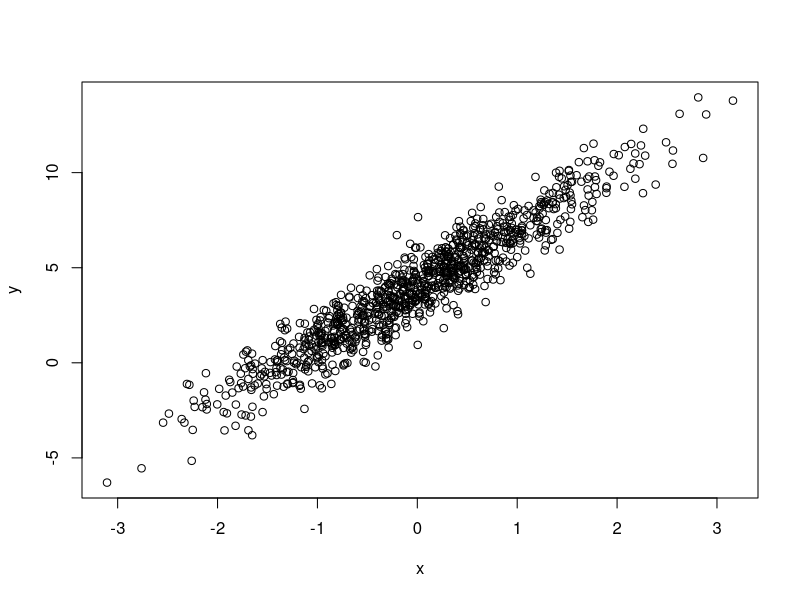
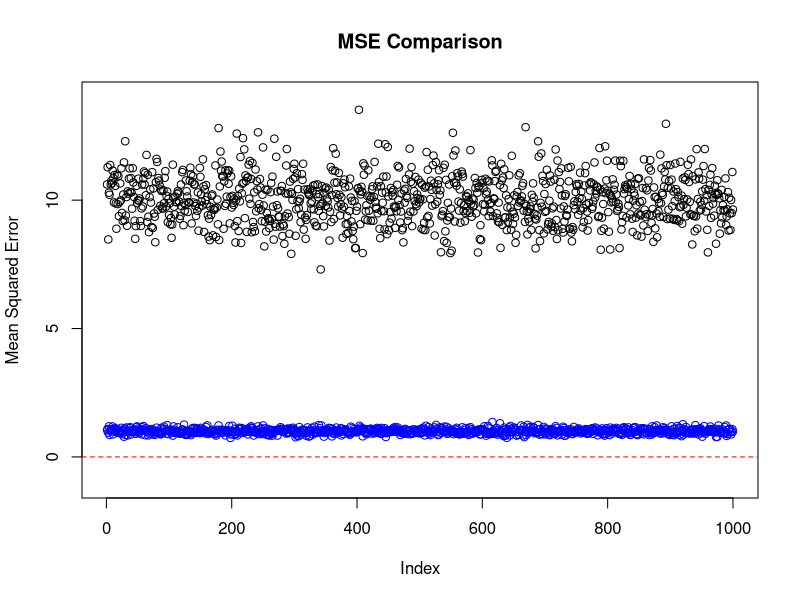
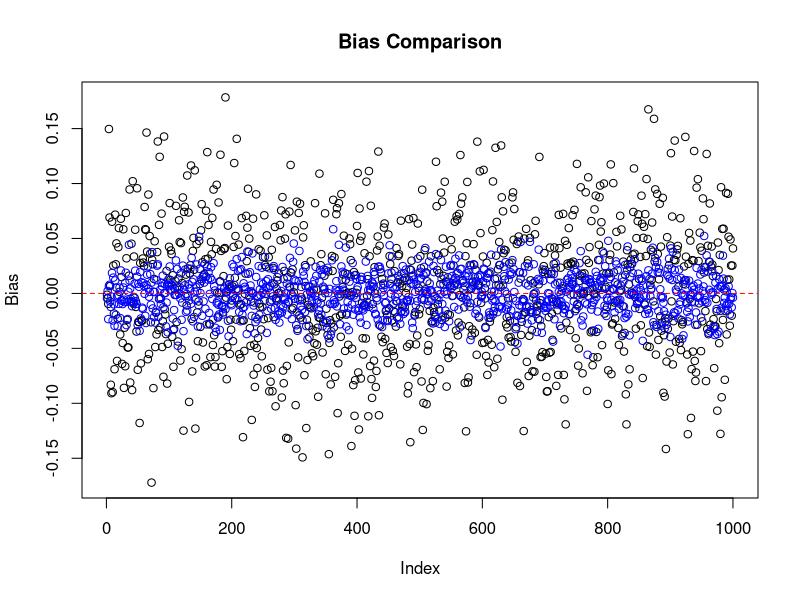
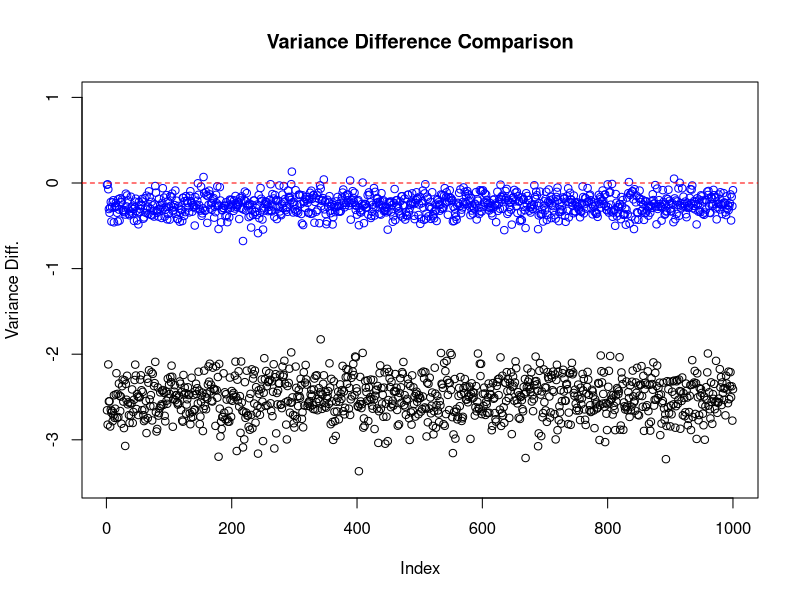
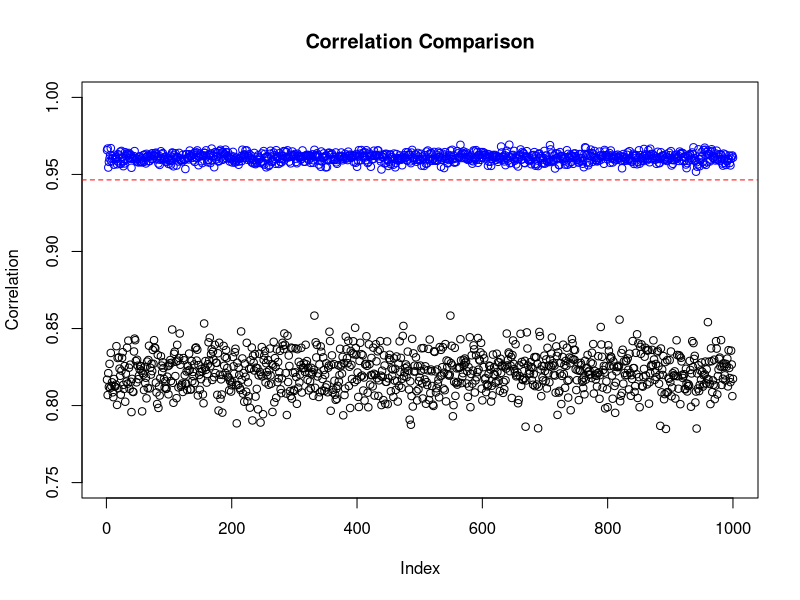

Recreate these plots in R, in order.
## ---- chunk 1
knitr::opts_chunk$set(echo = TRUE)
## ---- chunk 2
n <- 1000 # Sample Size
m <- 3 # Slope
x <- rnorm(n)
b <- rnorm(n, mean = 4, sd = 1) # Intercept
y <- m * x + b

plot(x, y)

trueCorr <- cor(x, y)
trueCorr

summary(lm(y ~ x))
## ---- chunk 3
# Remove 25% of Data
percRem <- 0.25 # Percent Removed
set.seed(123) # For reproducibility
indexes <- sample(c(1:n), size = n * percRem) # Indexes to Remove
newY <- y
newY[indexes] <- NA

# Imputation
meanImp <- newY
lrImp <- newY

# Mean Imputation
meanImp[indexes] <- mean(meanImp, na.rm = T) # <--------------------------------------

# Linear Regression Imputation
modelImp <- lm(lrImp ~ x)
lrImp[indexes] <- modelImp$coefficients[1] + modelImp$coefficients[2] * x[indexes] # <-----
## ---- chunk 4
comparison <- function(meanImp, lrImp, x, y, model, indexes, results = TRUE){
  # MSE
  meanMSE <- mean((meanImp[indexes] - y[indexes]) ^ 2)
  lrMSE <- mean((lrImp[indexes] - y[indexes]) ^ 2)
  
  # Bias
  meanBias <- mean(meanImp) - mean(y)
  lrBias <- mean(lrImp) - mean(y)
  
  # Variance
  meanVarDiff <- var(meanImp) - var(y)
  lrVarDiff <- var(lrImp) - var(y)
  
  # Correlation
  meanCorrel <- cor(x, meanImp)
  lrCorrel <- cor(x, lrImp)
  
  # Regression Diagnostics
  modelMean <- lm(meanImp ~ x) # Mean Model
  modelLR <- lm(lrImp ~ x) # LR Model
  
  meanCoeffBiasInt <- modelMean$coefficients[1] - model$coefficients[1]
  meanCoeffBiasSlp <- modelMean$coefficients[2] - model$coefficients[2]
  
  lrCoeffBiasInt <- modelLR$coefficients[1] - model$coefficients[1]
  lrCoeffBiassSlp <- modelMean$coefficients[2] - model$coefficients[2]
  
  df <- data.frame(meanMSE, lrMSE,
                   meanBias, lrBias,
                   meanVarDiff, lrVarDiff,
                   meanCorrel, lrCorrel,
                   meanCoeffBiasInt, lrCoeffBiasInt,
                   meanCoeffBiasSlp, lrCoeffBiassSlp)
  
  # Results
  if(results == TRUE){
    cat(
      "\n---- MSE of Metrics ----",
      "\n================",
      "\nMean MSE: ", meanMSE,
      "\nLR MSE: ", lrMSE,
      "\n================",
      "\nMean Bias: ", meanBias,
      "\nLR Bias: ", lrBias,
      "\n================",
      "\nMean Variance Difference: ", meanVarDiff,
      "\nLR Varicance Difference: ", lrVarDiff,
      "\n================",
      "\nMean Correlation: ", meanCorrel,
      "\nLR Correlation: ", lrCorrel,
      "\n================",
      "\nMean Intercept Bias: ", meanCoeffBiasInt,
      "\nLR Intercept Bias: ", lrCoeffBiasInt,
      "\n================",
      "\nMean Slope Bias: ", meanCoeffBiasSlp,
      "\nLR Slope Bias: ", lrCoeffBiassSlp
    )
  }
  return(df)
}

df <- comparison(meanImp, lrImp, x, y, modelImp, indexes)
## ---- chunk 5
iterations <- 1000
mseMean <- numeric(iterations)
mseLR <- numeric(iterations)
biasMean <- numeric(iterations)
biasLR <- numeric(iterations)
varMean <- numeric(iterations)
varLR <- numeric(iterations)
corrMean <- numeric(iterations)
corrLR <- numeric(iterations)

for(i in 1:iterations){
  n <- 1000 # Sample Size
  m <- 3 # Slope
  x <- rnorm(n)
  b <- rnorm(n, mean = 4, sd = 1) # Intercept
  y <- m * x + b
  model <- lm(y ~ x)
  
  # Remove 25% of Data
  percRem <- 0.25 # Percent Removed
  indexes <- sample(c(1:n), size = n * percRem) # Indexes to Remove
  newY <- y
  newY[indexes] <- NA

  # Imputation
  meanImp <- newY
  lrImp <- newY

  # Mean Imputation
  meanImp[indexes] <- mean(meanImp, na.rm = T) # <--------------------------------------

  # Linear Regression Imputation
  modelImp <- lm(lrImp ~ x)
  lrImp[indexes] <- modelImp$coefficients[1] + modelImp$coefficients[2] * x[indexes] # <-----
  
  df <- comparison(meanImp, lrImp, x, y, modelImp, indexes, results = FALSE)
  
  # Append Vectors
  mseMean[i] <- df$meanMSE
  mseLR[i] <- df$lrMSE 
  biasMean[i] <- df$meanBias
  biasLR[i] <- df$lrBias
  varMean[i] <- df$meanVarDiff
  varLR[i] <- df$lrVarDiff
  corrMean[i] <- df$meanCorrel
  corrLR[i] <- df$lrCorrel
  
}
## ---- chunk 6
# Results
cat(
  "\nMSE Mean Bias: ", mean(mseMean^2),
  "\nMSE LR Bias: ", mean(mseLR^2),
  "\n=========================",
  "\nMSE Mean Bias: ", mean(biasMean^2),
  "\nMSE LR Bias: ", mean(biasLR^2),
  "\n=========================",
  "\nMSE Mean Variance Difference: ", mean(varMean^2),
  "\nMSE LR Variance Difference: ", mean(varLR^2),
  "\n=========================",
  "\nMSE Mean Correlation: ", mean((corrMean - trueCorr)^2),
  "\nMSE LR Correlation: ", mean((corrLR - trueCorr)^2)
)

# MSE Plot
plot(mseMean, main = "MSE Comparison", ylab = "Mean Squared Error", ylim = c(-1,14))
points(mseLR, lty = 7, col = "blue")
abline(h = 0, lty = 2, col = "red")

# Bias Plot
plot(biasMean, main = "Bias Comparison", ylab = "Bias")
points(biasLR, lty = 7, col = "blue")
abline(h = 0, lty = 2, col = "red")

# Variance Plot
plot(varMean, main = "Variance Difference Comparison", ylab = "Variance Diff.", ylim = c(-3.5,1))
points(varLR, lty = 7, col = "blue")
abline(h = 0, lty = 2, col = "red")

# Correlation Plot
plot(corrMean, main = "Correlation Comparison", ylab = "Correlation", ylim = c(0.75,1))
points(corrLR, lty = 7, col = "blue")
abline(h = trueCorr, lty = 2, col = "red")
